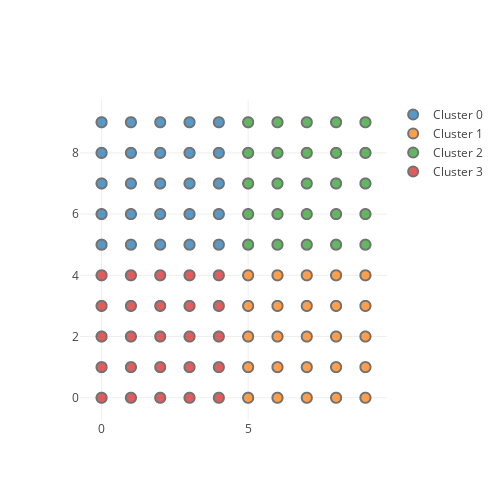

The notebook cell saved with this chart:
### Markdown cell above
### Uniform permutation of numbers but few

### Code cell
size = 10
X = np.zeros((size * size, 2))
counter = 0
for i in range(size):
    for j in range(size):
        X[counter][0] = i
        X[counter][1] = j
        counter += 1

clusters = doTests(n_clusters, X)
df = pd.DataFrame(X)
df['cluster'] = clusters

plot(df)

### Figure 1 — Plotly figure (JSON) as saved in the notebook; plotly's stock layout.template omitted (floating-point values rounded to 4 significant figures)
{"data": [{"hoverinfo": "text", "marker": {"line": {"width": 2}, "size": 10}, "mode": "markers", "name": "Cluster 0", "opacity": 0.75, "type": "scattergl", "x": [0, 0, 0, 0, 0, 1, 1, 1, 1, 1, 2, 2, 2, 2, 2, 3, 3, 3, 3, 3, 4, 4, 4, 4, 4], "y": [5, 6, 7, 8, 9, 5, 6, 7, 8, 9, 5, 6, 7, 8, 9, 5, 6, 7, 8, 9, 5, 6, 7, 8, 9]}, {"hoverinfo": "text", "marker": {"line": {"width": 2}, "size": 10}, "mode": "markers", "name": "Cluster 1", "opacity": 0.75, "type": "scattergl", "x": [5, 5, 5, 5, 5, 6, 6, 6, 6, 6, 7, 7, 7, 7, 7, 8, 8, 8, 8, 8, 9, 9, 9, 9, 9], "y": [0, 1, 2, 3, 4, 0, 1, 2, 3, 4, 0, 1, 2, 3, 4, 0, 1, 2, 3, 4, 0, 1, 2, 3, 4]}, {"hoverinfo": "text", "marker": {"line": {"width": 2}, "size": 10}, "mode": "markers", "name": "Cluster 2", "opacity": 0.75, "type": "scattergl", "x": [5, 5, 5, 5, 5, 6, 6, 6, 6, 6, 7, 7, 7, 7, 7, 8, 8, 8, 8, 8, 9, 9, 9, 9, 9], "y": [5, 6, 7, 8, 9, 5, 6, 7, 8, 9, 5, 6, 7, 8, 9, 5, 6, 7, 8, 9, 5, 6, 7, 8, 9]}, {"hoverinfo": "text", "marker": {"line": {"width": 2}, "size": 10}, "mode": "markers", "name": "Cluster 3", "opacity": 0.75, "type": "scattergl", "x": [0, 0, 0, 0, 0, 1, 1, 1, 1, 1, 2, 2, 2, 2, 2, 3, 3, 3, 3, 3, 4, 4, 4, 4, 4], "y": [0, 1, 2, 3, 4, 0, 1, 2, 3, 4, 0, 1, 2, 3, 4, 0, 1, 2, 3, 4, 0, 1, 2, 3, 4]}], "layout": {"height": 500, "width": 500, "xaxis": {"zeroline": false}, "yaxis": {"zeroline": false}}}
